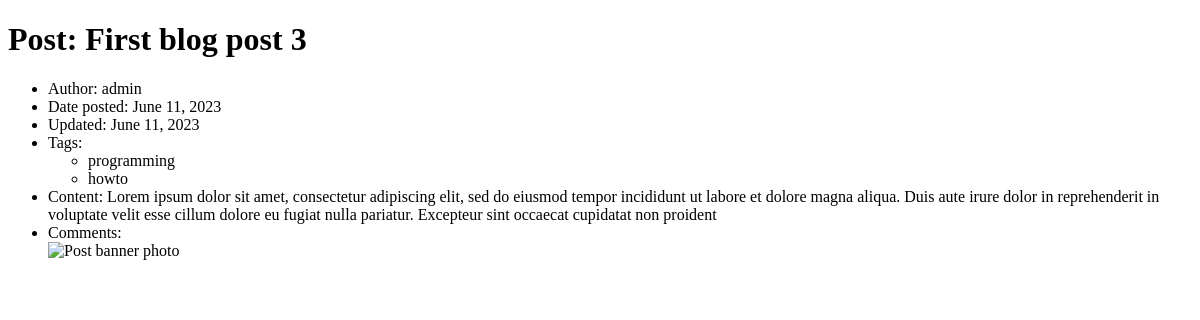
/blog/posts/18, run on an earlier commit of the app's database.
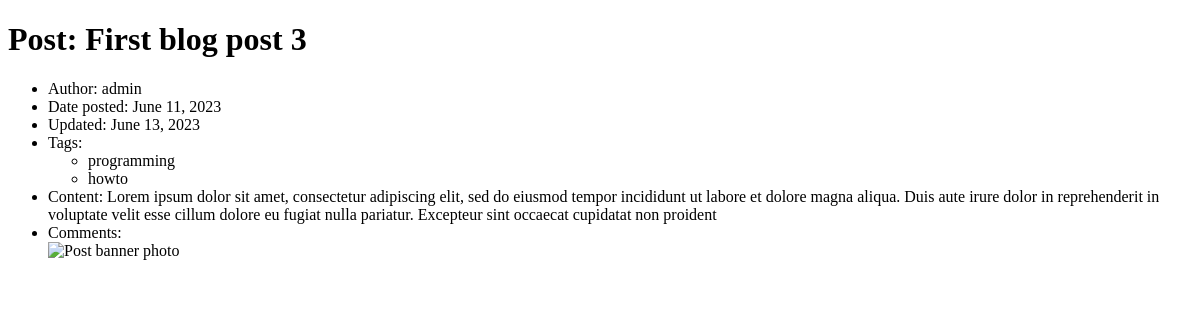
And on a later commit of the database.
### blogapp/models.py (models this page shows, shortened)
class Post(models.Model):
    title = models.CharField(max_length=200)
    author = models.ForeignKey(User,
                                on_delete=models.CASCADE,
                                related_name="posts")
    date_posted = models.DateField()
    date_updated = models.DateField(auto_now=True, blank=True)
    tags = models.ManyToManyField(Tag, related_name="posts")
    content = models.TextField()
    img = models.URLField(max_length=250)
    views = models.IntegerField(default=0, blank=True)
    slug = models.SlugField(null=False, unique=True, default='temp')

class User(models.Model):
    username = models.CharField(max_length=50)
    name = models.CharField(max_length=50)
    password = models.CharField(max_length=50)
    mail = models.EmailField(max_length=100)
    bio = models.CharField(max_length=500)
    avatar = models.URLField(max_length=250)
    slug = models.SlugField(null=False, unique=True, default='temp')
    def __str__(self):
        return self.username

### blogapp/views.py (the view)
# urls.py: path("posts/<int:pk>", PostDetailView.as_view(), name="post_detail"),
class PostDetailView(DetailView):
    model = Post
    template_name = "blogapp/post_detail.html"

### blogapp/models.py (called while the page is built)
    def __str__(self):
        return self.name

### blogapp/templates/blogapp/post_detail.html (shortened to what this page needs)
<!DOCTYPE html>
<html lang="en">
<head>
</head>
<body>
    <h1>Post: {{object.title}} </h1>
    <ul>
        <li>Author: {{object.author}}</li>
        <li>Date posted: {{object.date_posted}}</li>
        <li>Updated: {{object.date_updated}}</li>
        <li>Tags:
            <ul>
            {% for tag in object.tags.all %}
            <li>{{tag}}</li>
            {% endfor %}
            </ul>
        </li>
        <li>Content: {{object.content}}</li>
        <li>Comments:
        </li>
        <img src="{{object.img}}" alt="Post banner photo">
    </ul>
</body>
</html>

What changed in the data, as far as the page shows it:
changed Post "First blog post 3": date_updated "June 11, 2023" → "June 13, 2023"
